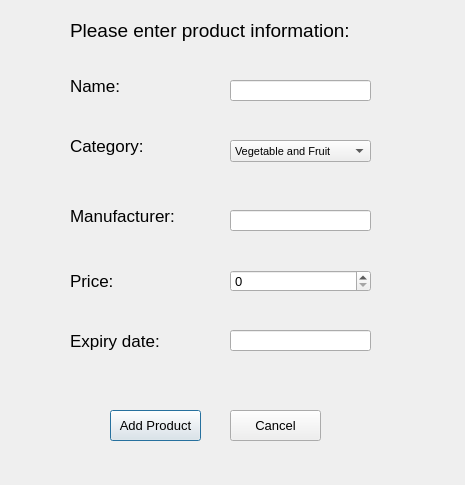
<?xml version="1.0" encoding="UTF-8"?>
<ui version="4.0">
 <class>employee_add_product_dialog</class>
 <widget class="QDialog" name="employee_add_product_dialog">
  <property name="geometry">
   <rect>
    <x>0</x>
    <y>0</y>
    <width>465</width>
    <height>485</height>
   </rect>
  </property>
  <property name="windowTitle">
   <string>Dialog</string>
  </property>
  <widget class="QLabel" name="label">
   <property name="geometry">
    <rect>
     <x>70</x>
     <y>70</y>
     <width>91</width>
     <height>31</height>
    </rect>
   </property>
   <property name="font">
    <font>
     <pointsize>13</pointsize>
    </font>
   </property>
   <property name="text">
    <string>Name:</string>
   </property>
  </widget>
  <widget class="QLabel" name="label_2">
   <property name="geometry">
    <rect>
     <x>70</x>
     <y>130</y>
     <width>91</width>
     <height>31</height>
    </rect>
   </property>
   <property name="font">
    <font>
     <pointsize>13</pointsize>
    </font>
   </property>
   <property name="text">
    <string>Category:</string>
   </property>
  </widget>
  <widget class="QLabel" name="label_3">
   <property name="geometry">
    <rect>
     <x>70</x>
     <y>200</y>
     <width>121</width>
     <height>31</height>
    </rect>
   </property>
   <property name="font">
    <font>
     <pointsize>13</pointsize>
    </font>
   </property>
   <property name="text">
    <string>Manufacturer:</string>
   </property>
  </widget>
  <widget class="QLabel" name="label_4">
   <property name="geometry">
    <rect>
     <x>70</x>
     <y>270</y>
     <width>61</width>
     <height>21</height>
    </rect>
   </property>
   <property name="font">
    <font>
     <pointsize>13</pointsize>
    </font>
   </property>
   <property name="text">
    <string>Price:</string>
   </property>
  </widget>
  <widget class="QLabel" name="label_5">
   <property name="geometry">
    <rect>
     <x>70</x>
     <y>330</y>
     <width>101</width>
     <height>21</height>
    </rect>
   </property>
   <property name="font">
    <font>
     <pointsize>13</pointsize>
    </font>
   </property>
   <property name="text">
    <string>Expiry date:</string>
   </property>
  </widget>
  <widget class="QLineEdit" name="name_le">
   <property name="geometry">
    <rect>
     <x>230</x>
     <y>80</y>
     <width>141</width>
     <height>21</height>
    </rect>
   </property>
  </widget>
  <widget class="QLineEdit" name="manu_le">
   <property name="geometry">
    <rect>
     <x>230</x>
     <y>210</y>
     <width>141</width>
     <height>21</height>
    </rect>
   </property>
  </widget>
  <widget class="QLineEdit" name="exp_le">
   <property name="geometry">
    <rect>
     <x>230</x>
     <y>330</y>
     <width>141</width>
     <height>21</height>
    </rect>
   </property>
  </widget>
  <widget class="QPushButton" name="pushButton">
   <property name="geometry">
    <rect>
     <x>110</x>
     <y>410</y>
     <width>91</width>
     <height>31</height>
    </rect>
   </property>
   <property name="font">
    <font>
     <pointsize>10</pointsize>
    </font>
   </property>
   <property name="text">
    <string>Add Product</string>
   </property>
  </widget>
  <widget class="QPushButton" name="pushButton_2">
   <property name="geometry">
    <rect>
     <x>230</x>
     <y>410</y>
     <width>91</width>
     <height>31</height>
    </rect>
   </property>
   <property name="font">
    <font>
     <pointsize>10</pointsize>
    </font>
   </property>
   <property name="text">
    <string>Cancel</string>
   </property>
  </widget>
  <widget class="QLabel" name="label_6">
   <property name="geometry">
    <rect>
     <x>70</x>
     <y>10</y>
     <width>321</width>
     <height>41</height>
    </rect>
   </property>
   <property name="font">
    <font>
     <pointsize>14</pointsize>
    </font>
   </property>
   <property name="text">
    <string>Please enter product information:</string>
   </property>
  </widget>
  <widget class="QSpinBox" name="price_spin">
   <property name="geometry">
    <rect>
     <x>230</x>
     <y>270</y>
     <width>141</width>
     <height>22</height>
    </rect>
   </property>
   <property name="font">
    <font>
     <pointsize>10</pointsize>
    </font>
   </property>
   <property name="maximum">
    <number>1000000000</number>
   </property>
  </widget>
  <widget class="QComboBox" name="category_combo">
   <property name="geometry">
    <rect>
     <x>230</x>
     <y>140</y>
     <width>141</width>
     <height>22</height>
    </rect>
   </property>
   <property name="font">
    <font>
     <pointsize>8</pointsize>
    </font>
   </property>
   <item>
    <property name="text">
     <string>Vegetable and Fruit</string>
    </property>
   </item>
   <item>
    <property name="text">
     <string>Dairy</string>
    </property>
   </item>
   <item>
    <property name="text">
     <string>Beverage</string>
    </property>
   </item>
   <item>
    <property name="text">
     <string>Snack</string>
    </property>
   </item>
   <item>
    <property name="text">
     <string>None-Food</string>
    </property>
   </item>
  </widget>
 </widget>
 <resources/>
 <connections/>
</ui>
